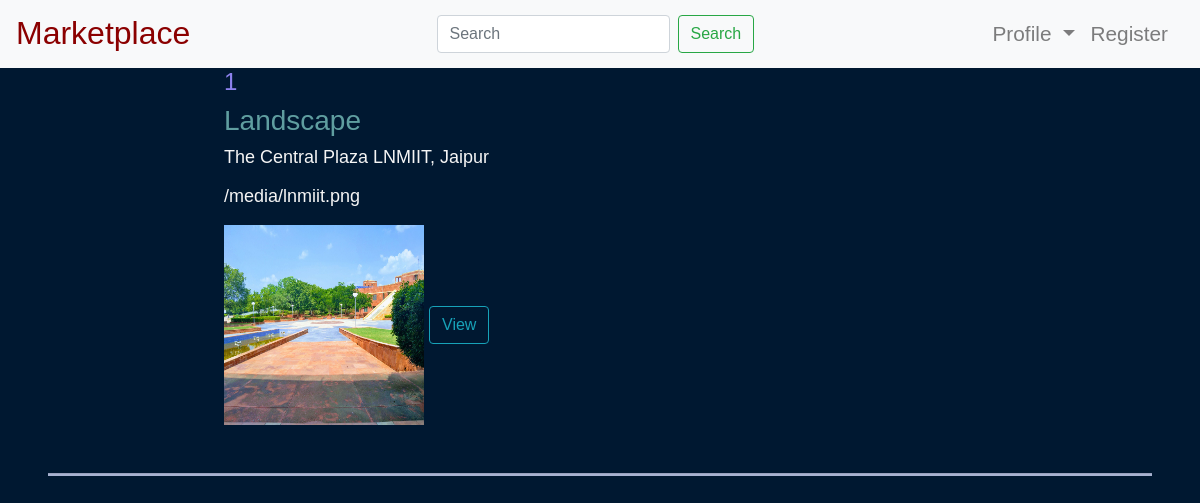
/articles, run on an earlier commit of the app's database.
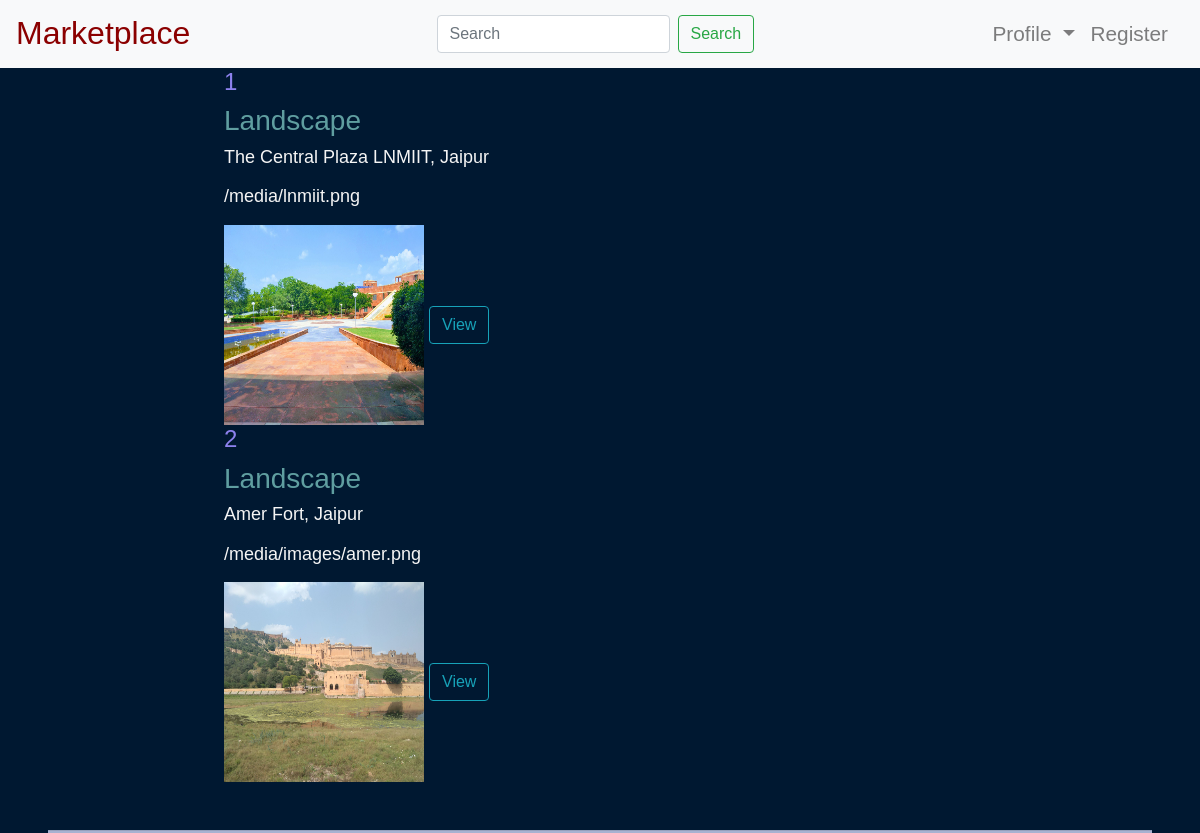
And on a later commit of the database.
### circle/models.py (models this page shows, shortened)
class Article(models.Model):
	title = models.CharField(validators=[MinLengthValidator(1)], max_length=64, blank=False, null=False, default="Article")
	description = models.TextField(max_length=255, blank=False, null=False, default="Describe the article...")
	image = models.ImageField(upload_to="images/", blank=False, null=False)
	price = models.FloatField(validators=[MinValueValidator(1)], blank=False, null=False)
	tags = models.ManyToManyField(Tag, blank=True, related_name="tags")

### circle/views.py (the view)
# urls.py: path('articles', views.articles, name='articles'),
def articles(request):
	articles = Article.objects.all()
	return render(request, "circle/articles.html", context={"articles": articles})

### circle/templates/circle/articles.html (shortened to what this page needs)
{% extends 'circle/base.html' %}
{% load static %}
{% block head %}
	{% load static %}
{% endblock %}
{% block body %}
	<div class="container container-fluid">
		<div class="justify-content-center">
			{% for article in articles %}
				<h4>{{ article.id }}</h4>
				<h3>{{ article.title }}</h3>
				<p>{{ article.description }}</p>
				<p>{{ article.image.url }}</p>
				<img src="{{ article.image.url }}" alt="Article Image"  style="width: 200px; height: 200px;" />
				<a href="{% url 'article' article.id %}"><button class="btn btn-outline-info btn-md">View</button></a>
			{% endfor %}
		</div>
	</div>
{% endblock %}

### circle/templates/circle/base.html (shortened to what this page needs)
<!DOCTYPE html>
<html lang="en">
<head>
    <link rel="stylesheet" href="https://maxcdn.bootstrapcdn.com/bootstrap/4.0.0/css/bootstrap.min.css"
>
    <link rel="stylesheet" href="https://stackpath.bootstrapcdn.com/bootstrap/4.3.1/css/bootstrap.min.css"
>
    {% load static %}
    <link href="{% static 'circle/css/style.css' %}" rel="stylesheet">
</head>
<body>
    <nav class="navbar navbar-expand-lg navbar-light bg-light">
        <a class="navbar-brand" href="{% url 'home' %}" style="color: darkred; font-size: 2rem;">Marketplace</a>
        <div class="collapse navbar-collapse" id="navbarSupportedContent" style="font-size: 1.3rem;">
			<form class="form-inline my-2 my-lg-0 mr-auto ml-auto">
				<input class="form-control mr-sm-2" type="search" placeholder="Search" aria-label="Search">
				<button class="btn btn-outline-success my-2 my-sm-0" type="submit">Search</button>
			</form>
            <ul class="navbar-nav mr-2">
				<li class="nav-item dropdown">
					<a class="nav-link dropdown-toggle" href="#" id="navbarDropdown" role="button" data-toggle="dropdown"
						aria-haspopup="true" aria-expanded="false">
						Profile
					</a>
				</li>
                <li class="nav-item">
                    <a class="nav-link" href="{% url 'signup' %}">Register</a>
                </li>
            </ul>
        </div>
    </nav>
    {% block body %}{% endblock %}
    <hr class="mt-5">
</body>
</html>

### circle/static/circle/css/style.css (style rules this page uses)
html { font-size: 100%; -webkit-box-sizing: border-box; box-sizing: border-box; }
*, *::before, *::after { -webkit-box-sizing: inherit; box-sizing: inherit; }
html, body { width: 100%; height: 100%; }
body { margin: 0; padding: 0; -webkit-box-pack: center; -ms-flex-pack: center; justify-content: center; -webkit-box-align: center; -ms-flex-align: center; align-items: center; line-height: 1.3; font-family: Verdana, Arial, Helvetica, sans-serif; font-size: 1.125rem; font-weight: 300; color: whitesmoke; background-color: #001831; overflow-x: hidden; }
.container { max-width: 800px; padding-right: 1.5rem; padding-left: 1.5rem; }
h1, h2, h3 { margin-top: 0; }
h3 { color: cadetblue; }
h4 { color: #8d82ee; font-weight: lighter; }
a { color: #a8b2d1; text-decoration: none !important; }
a, i, .has-hover { -webkit-transition-duration: 0.4s; transition-duration: 0.4s; }

What changed in the data, as far as the page shows it:
added Article: id "2", title "Landscape", description "Amer Fort, Jaipur", image "/media/images/amer.png", image (picture)
